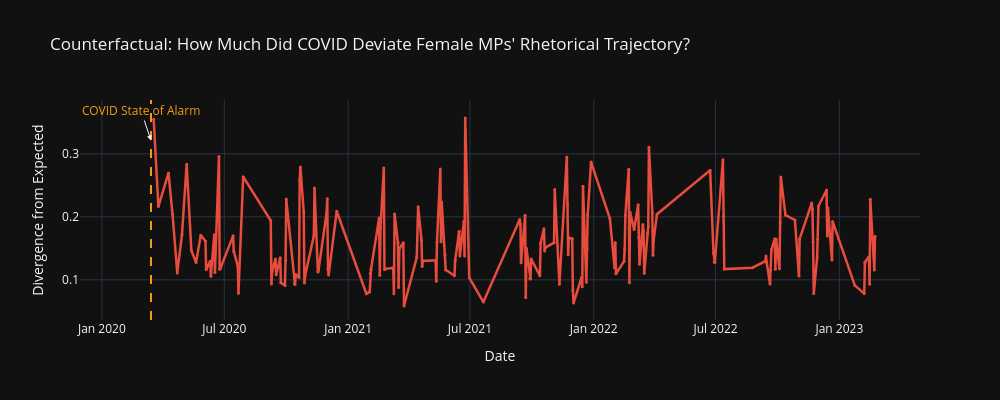

Here is the notebook cell this chart was saved with:
### Markdown cell above
---
## 5. Counterfactual — COVID Impact on Gender Gap

### Code cell
# Counterfactual: how did COVID change female MPs' rhetorical trajectory?
covid_ts = int(pd.Timestamp('2020-03-14').timestamp())
proj_raw_ts_f = [(traj_female[i][0], proj_female[i][1])
                  for i in range(min(len(traj_female), len(proj_female)))]

pre = [(ts, d) for ts, d in proj_raw_ts_f if ts < covid_ts]
post = [(ts, d) for ts, d in proj_raw_ts_f if ts >= covid_ts]
print(f'Counterfactual split at COVID (2020-03-14): pre={len(pre)}, post={len(post)}')

if len(pre) >= 20 and len(post) >= 10:
    result = cvx.counterfactual_trajectory(pre, post, covid_ts)
    print(f'Total divergence: {result["total_divergence"]:.4f}')
    print(f'Max divergence: {result["max_divergence_value"]:.4f} at '
          f'{pd.Timestamp(result["max_divergence_time"], unit="s").date()}')

    div_dates = [pd.Timestamp(ts, unit='s') for ts, _ in result['divergence_curve']]
    div_vals = [v for _, v in result['divergence_curve']]

    fig = go.Figure()
    fig.add_trace(go.Scatter(x=div_dates, y=div_vals, mode='lines+markers',
                             line=dict(color=C_FEMALE, width=2.5), marker=dict(size=3)))
    fig.add_vline(x=pd.Timestamp('2020-03-14'), line=dict(color=C_EVENT, width=2, dash='dash'))
    fig.add_annotation(x=pd.Timestamp('2020-03-14'), y=max(div_vals) * 0.9,
                       text='COVID State of Alarm', showarrow=True, arrowhead=2,
                       font=dict(color=C_EVENT))
    fig.update_layout(
        title='Counterfactual: How Much Did COVID Deviate Female MPs\' Rhetorical Trajectory?',
        xaxis_title='Date', yaxis_title='Divergence from Expected',
        height=400, width=1000, template=TEMPLATE)
    fig.show()

# Hurst exponent
h_f = cvx.hurst_exponent(proj_female)
h_m = cvx.hurst_exponent(proj_male)
print(f'\nHurst exponent — Female: {h_f:.3f}, Male: {h_m:.3f}')
print(f'  {"Both persistent" if h_f > 0.5 and h_m > 0.5 else "Mixed"}')

### Figure 1 — Plotly figure (JSON) as saved in the notebook; plotly's stock layout.template omitted (floating-point values rounded to 4 significant figures; data arrays with more than 128 entries replaced by an {"elided": "..."} marker saying what was removed)
{"data": [{"line": {"color": "#e74c3c", "width": 2.5}, "marker": {"size": 3}, "mode": "lines+markers", "type": "scatter", "x": {"elided": "193 str values"}, "y": {"elided": "193 float values"}}], "layout": {"annotations": [{"arrowhead": 2, "font": {"color": "#f39c12"}, "showarrow": true, "text": "COVID State of Alarm", "x": "2020-03-14T00:00:00", "y": 0.3212}], "height": 400, "shapes": [{"line": {"color": "#f39c12", "dash": "dash", "width": 2}, "type": "line", "x0": "2020-03-14T00:00:00", "x1": "2020-03-14T00:00:00", "xref": "x", "y0": 0, "y1": 1, "yref": "y domain"}], "title": {"text": "Counterfactual: How Much Did COVID Deviate Female MPs' Rhetorical Trajectory?"}, "width": 1000, "xaxis": {"title": {"text": "Date"}}, "yaxis": {"title": {"text": "Divergence from Expected"}}}}
